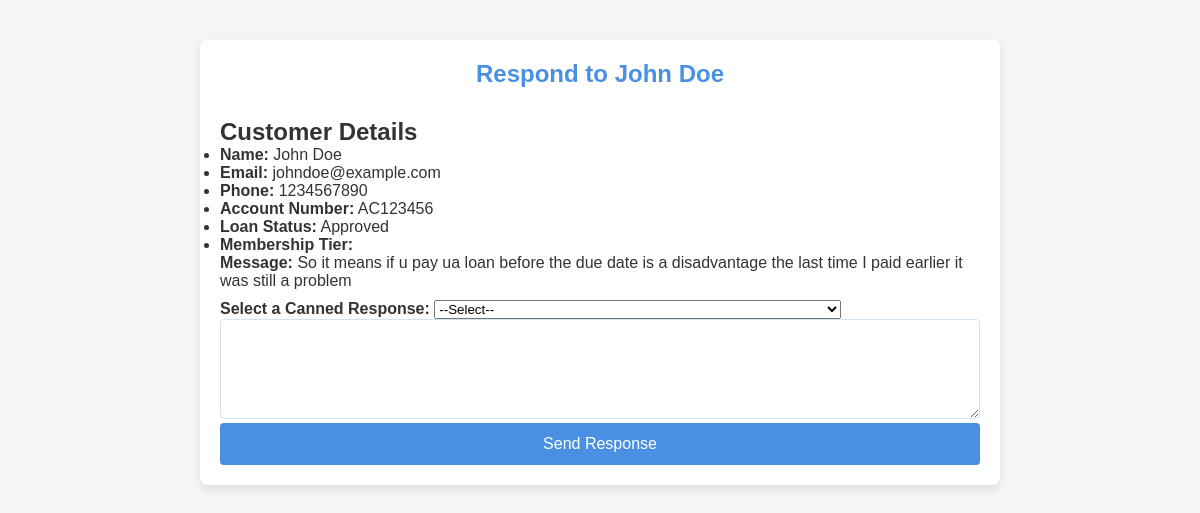
Page /respond/1/ on the committed database.
### messaging/models.py (models this page shows, shortened)
class Message(models.Model):
    STATUS_CHOICES = [
        ('new', 'New'),
        ('in_progress', 'In Progress'),
        ('resolved', 'Resolved'),
    ]
    URGENCY_LEVELS = [
        ('low', 'Low'),
        ('medium', 'Medium'),
        ('high', 'High'),
    ]
    customer = models.ForeignKey(Customer, on_delete=models.CASCADE)
    content = models.TextField()
    urgency = models.CharField(max_length=10, choices=URGENCY_LEVELS, default='low')
    timestamp = models.DateTimeField(auto_now_add=True)
    customer = models.ForeignKey(Customer, on_delete=models.CASCADE)
    agent = models.ForeignKey(Agent, on_delete=models.SET_NULL, null=True, blank=True)
    content = models.TextField()
    response = models.TextField(null=True, blank=True)
    timestamp = models.DateTimeField(auto_now_add=True)
    status = models.CharField(max_length=20, choices=STATUS_CHOICES, default='new')
    urgency = models.BooleanField(default=False)

class Customer(models.Model):
    name = models.CharField(max_length=100)
    email = models.EmailField(null=True, blank=True)
    phone = models.CharField(max_length=15, null=True, blank=True)
    account_number = models.CharField(max_length=20, null=True, blank=True)  # New field for account ID
    loan_status = models.CharField(max_length=50, null=True, blank=True)     # New field for loan status

### messaging/views.py (the view, shortened to what this page needs)
# urls.py: path('respond/<int:message_id>/', views.respond_to_message, name='respond_to_message'),
def respond_to_message(request, message_id):
    message = get_object_or_404(Message, id=message_id)
    customer = message.customer
    return render(request, 'messaging/respond.html', {'message': message,'customer': customer,  'canned_responses': CANNED_RESPONSES,'confirmation': 'Response saved successfully!'})

### messaging/templates/messaging/respond.html (shortened to what this page needs)
<!DOCTYPE html>
<html lang="en">
<head>
    {% load static %}
    <link rel="stylesheet" href="{% static 'css/style.css' %}">
</head>
<body>
<div class="container">
    <header>
        <h1>Respond to {{ message.customer.name }}</h1>
    </header>
    <section class="customer-details">
        <h2>Customer Details</h2>
        <ul>
            <li><strong>Name:</strong> {{ customer.name }}</li>
            <li><strong>Email:</strong> {{ customer.email }}</li>
            <li><strong>Phone:</strong> {{ customer.phone }}</li>
            <li><strong>Account Number:</strong> {{ customer.account_number }}</li>
            <li><strong>Loan Status:</strong> {{ customer.loan_status }}</li>
            <li><strong>Membership Tier:</strong> {{ customer.get_membership_tier_display }}</li>
        </ul>
    </section>
    <section class="response-form">
        <p><strong>Message:</strong> {{ message.content }}</p>
        <form method="post">
            <label for="canned_responses">Select a Canned Response:</label>
            <select id="canned_responses" onchange="document.getElementById('response').value = this.value;">
                <option value="">--Select--</option>
            </select>
            <textarea id="response" name="response"></textarea>
            <button type="submit" class="send-button">Send Response</button>
        </form>
    </section>
</div>
</body>
</html>

### messaging/static/css/style.css (style rules this page uses)
* { margin: 0; padding: 0; box-sizing: border-box; }
body { font-family: Arial, sans-serif; background-color: #f5f5f5; color: #333333; }
.container { max-width: 800px; margin: 40px auto; padding: 20px; background-color: #ffffff; box-shadow: 0 4px 8px rgba(0, 0, 0, 0.1); border-radius: 8px; }
header { text-align: center; padding-bottom: 20px; }
header h1 { color: #4a90e2; font-size: 24px; margin-bottom: 10px; }
.response-form { display: flex; flex-direction: column; gap: 10px; }
label { font-weight: bold; margin-top: 10px; }
textarea { width: 100%; height: 100px; padding: 10px; border: 1px solid #d1e3f0; border-radius: 4px; font-size: 14px; }
.send-button { width: 100%; padding: 12px; font-size: 16px; color: #ffffff; background-color: #4a90e2; border: none; border-radius: 4px; cursor: pointer; transition: background-color 0.3s ease; }

### rows in the picture
Message: customer.name "John Doe", content "So it means if u pay ua loan before the due date is a disadvantage the last time I paid earlier it was still a problem"
Customer: name "John Doe", email "johndoe@example.com", phone "1234567890", account_number "AC123456", loan_status "Approved"
